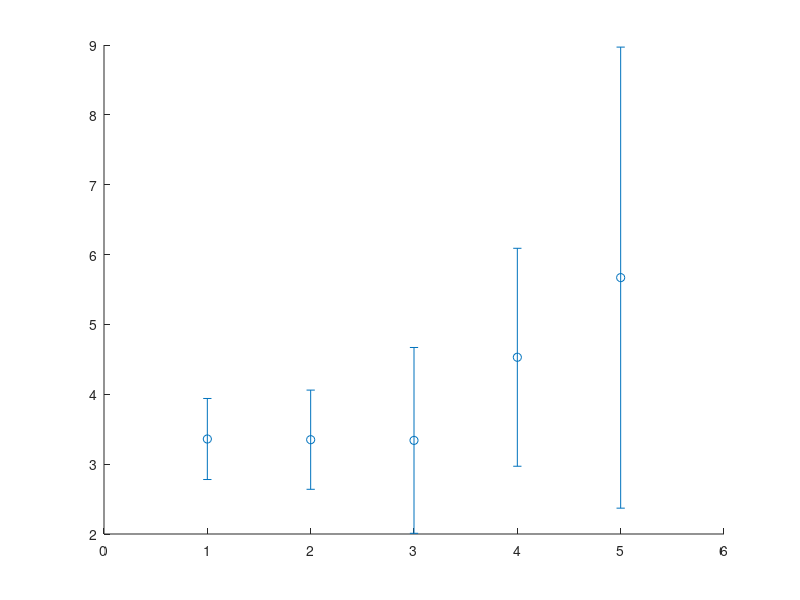

This chart was generated by the following MATLAB code: (Note: this script raises an error after producing the figure.)
close all;
clear classes;
%-----------TLP---------------
MeanSurgeTLP = [3.36 3.35 3.34 4.53 5.67];
StdSurgeTLP = [0.58 0.71 1.33 1.56 3.3];

MeanSwayTLP = [0.06 0.06 0.07 0.01 0.03];
StdSwayTLP = [0.01 0.02 0.15 0.12 0.21];



%-----------Buoy---------------
MeanSurgeBuoy = [14.9 14.9 14.7 20.34 25.21];
StdSurgeBuoy= [1.59 1 2.87 3.57 7.78];

MeanSwayBuoy = [0.41 0.42 0.44 0.36 0.31];
StdSwayBuoy = [0.06 0.1 0.26 0.28 0.36];


MeanPitchBuoy = [1.85 1.8 1.8 2.5 3.1];
StdPitchBuoy= [0.1 0.5 0.75 1.08 4.9];

MeanRollBuoy = [0.01 0.02 0.06 0.08 0.11];
StdRollBuoy = [0.04 0.05 0.05 0.08 0.1];

%---PLOT TLP---------------------------------------------------------------
figure;h=errorbar(1:5,MeanSurgeTLP,StdSurgeTLP,'o','MarkerEdgeColor','r',...
'MarkerFaceColor','r',...
'LineWidth',1.5,'Color',[0 0 0]);xbounds = xlim();set(gca,'xtick',(xbounds(1)-0.5):1:(xbounds(2)-0.5))
grid on
title('Mean and Std of Surge for TLP design')
xlabel('Load Case')
ylabel('Meters')
ylim([1,10])
s = h.LineStyle;
h.LineStyle = ':';


figure;h=errorbar(1:5,MeanSwayTLP,StdSwayTLP,'o','MarkerEdgeColor','r',...
'MarkerFaceColor','r',...
'LineWidth',1.5,'Color',[0 0 0]);xbounds = xlim();set(gca,'xtick',(xbounds(1)-0.5):1:(xbounds(2)-0.5))
grid on
title('Mean and Std of Sway for  TLP design')
xlabel('Load Case')
ylabel('Meters')
ylim([-1,1])
s = h.LineStyle;
h.LineStyle = ':';




%---PLOT Buoy-----------------------------------------------------------

figure;h=errorbar(1:5,MeanSurgeBuoy,StdSurgeBuoy,'o','MarkerEdgeColor','r',...
'MarkerFaceColor','r',...
'LineWidth',1.5,'Color',[0 0 0]);xbounds = xlim();set(gca,'xtick',(xbounds(1)-0.5):1:(xbounds(2)-0.5))
grid on
title('Mean and Std of Surge for Buoy design')
xlabel('Load Case')
ylabel('Meters')
% ylim([1,10])
s = h.LineStyle;
h.LineStyle = ':';




figure;h=errorbar(1:5,MeanSwayBuoy,StdSwayBuoy,'o','MarkerEdgeColor','r',...
'MarkerFaceColor','r',...
'LineWidth',1.5,'Color',[0 0 0]);xbounds = xlim();set(gca,'xtick',(xbounds(1)-0.5):1:(xbounds(2)-0.5))
grid on
title('Mean and Std of Sway for  Buoy design')
xlabel('Load Case')
ylabel('Meters')
ylim([-2,2])
s = h.LineStyle;
h.LineStyle = ':';



figure;h=errorbar(1:5,MeanPitchBuoy,StdPitchBuoy,'o','MarkerEdgeColor','r',...
'MarkerFaceColor','r',...
'LineWidth',1.5,'Color',[0 0 0]);xbounds = xlim();set(gca,'xtick',(xbounds(1)-0.5):1:(xbounds(2)-0.5))
grid on
title('Mean and Std of Pitch for Buoy design')
xlabel('Load Case')
ylabel('Degrees')
ylim([-3,9])
s = h.LineStyle;
h.LineStyle = ':';




figure;h=errorbar(1:5,MeanRollBuoy,StdRollBuoy,'o','MarkerEdgeColor','r',...
'MarkerFaceColor','r',...
'LineWidth',1.5,'Color',[0 0 0]);xbounds = xlim();set(gca,'xtick',(xbounds(1)-0.5):1:(xbounds(2)-0.5))
grid on
title('Mean and Std of Roll for  Buoy design')
xlabel('Load Case')
ylabel('Meters')
ylim([-1.5,1.5])
s = h.LineStyle;
h.LineStyle = ':';





h_title=get(gca,'title');
set(h_title,'FontSize',17,'FontWeight','Bold');
h_xlabel=get(gca,'Xlabel');
set(h_xlabel,'FontSize',21);
h_ylabel=get(gca,'Ylabel');
set(h_ylabel,'FontSize',21);
a = get(gca,'XTickLabel');

set(gca,'XTickLabel',a,'fontsize',18)
h_title=get(gca,'title');
set(h_title,'FontSize',17,'FontWeight','Bold');
set(gca, 'XTickLabel',{'5','1','2','3','4'})
set(gca,'xlim',[0.7 5.3])


%  print(lol,'FigureLOL.eps')%handles.output
%  Content = Process_AtendHeader('FigureLOL.eps','BuoyWindConstantDisplace.eps');
 
print(gcf,'-depsc','FigureLOL3.eps')
Content2 = Process_AtendHeader('FigureLOL3.eps','PDBuoyWindConstant.eps');
